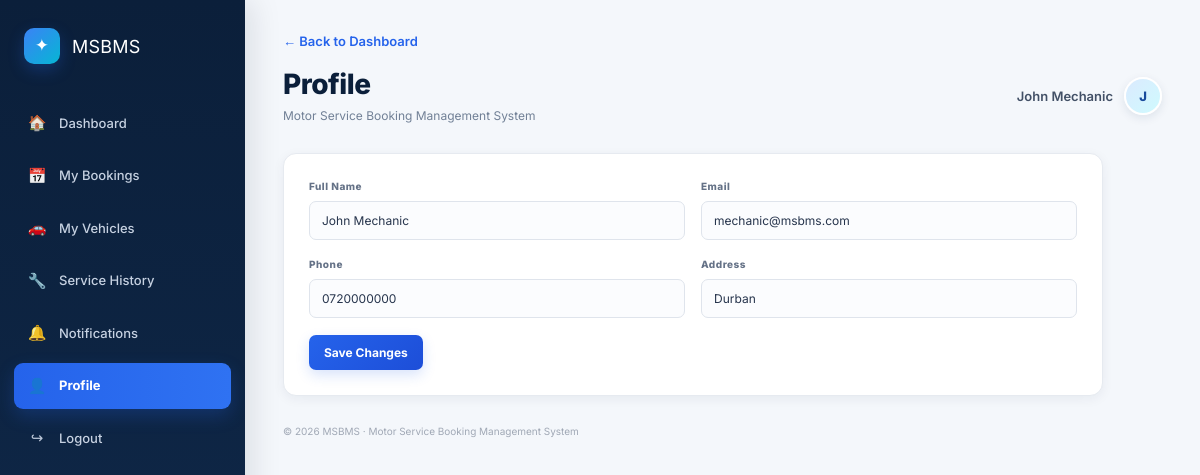
The app's page /public/profile.php (signed in), older data.
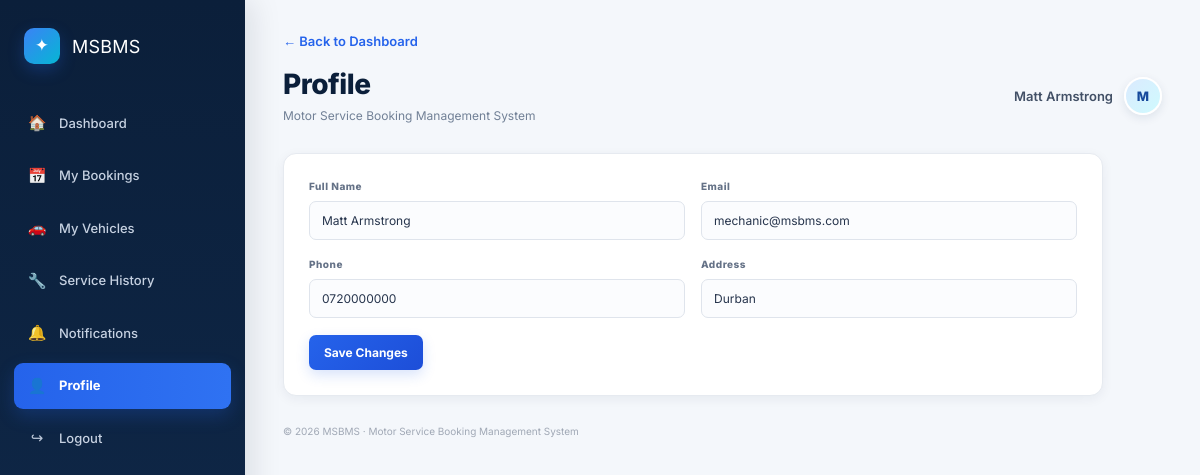
The same page, newer data.
### tables this page shows
CREATE TABLE users (
user_id INT AUTO_INCREMENT PRIMARY KEY,
full_name VARCHAR(150) NOT NULL,
email VARCHAR(150) NOT NULL UNIQUE,
password VARCHAR(255) NOT NULL,

role ENUM('customer','mechanic','admin') NOT NULL, phone VARCHAR(30), address VARCHAR(255), created_at DATETIME NOT NULL DEFAULT CURRENT_TIMESTAMP);

### public/_init.php (called while the page is built, shortened)
<?php
require_once __DIR__ . '/../app/bootstrap.php';
$userRepo         = new UserRepository($db);
$userController         = new UserController($userRepo);
function e(mixed $value): string
{
    return htmlspecialchars((string)$value, ENT_QUOTES, 'UTF-8');
}

### app/Core/Session.php (called while the page is built, shortened)
<?php
class Session
{
    public static function userId(): ?int
    {
        return isset($_SESSION['user_id']) ? (int) $_SESSION['user_id'] : null;
    }
}

### app/Controllers/UserController.php (called while the page is built, shortened)
<?php
class UserController
{
    private UserRepository $userRepo;
    public function __construct(UserRepository $userRepo)
    {
        $this->userRepo = $userRepo;
    }
    public function profile(): array
    {
        $userId = Session::userId();
        $user   = $this->userRepo->findById($userId);
        return $user;
    }
}

### app/Repositories/UserRepository.php (called while the page is built, shortened)
<?php
class UserRepository
{
    public function findById(int $userId): ?array {
        $s = $this->db->prepare('SELECT * FROM users WHERE user_id = ? LIMIT 1');
        $s->execute([$userId]);
        return $s->fetch() ?: null;
    }
}

### public/profile.php (the view, shortened to what this page needs)
<?php
require_once __DIR__ . '/_init.php';
$user = $userController->profile();
?>
<!doctype html>
<html lang="en">
<head>
    <link rel="stylesheet" href="assets/styled.css">
</head>
<body>
<div class="app">
    <aside class="sidebar">
        <div class="logo"><span class="logo-mark">✦</span> MSBMS</div>
        <nav class="nav">
            <a href="index.php"><span class="icon">🏠</span>Dashboard</a>
            <a href="bookings.php"><span class="icon">📅</span>My Bookings</a>
            <a href="vehicles.php"><span class="icon">🚗</span>My Vehicles</a>
            <a href="history.php"><span class="icon">🔧</span>Service History</a>
            <a href="notifications.php"><span class="icon">🔔</span>Notifications</a>
            <a class="active" href="profile.php"><span class="icon">👤</span>Profile</a>
            <a href="logout.php"><span class="icon">↪</span>Logout</a>
        </nav>
    </aside>
    <main class="main">
        <p style="margin-bottom:16px">
            <a href="index.php" style="color:var(--blue);font-size:13px;font-weight:600">&larr; Back to Dashboard</a>
        </p>
        <div class="topbar">
            <div class="title">
                <h1>Profile</h1>
                <p>Motor Service Booking Management System</p>
            </div>
            <div class="user">
                <span><?= e($user['full_name']) ?></span>
                <span class="avatar"><?= strtoupper(substr($user['full_name'], 0, 1)) ?></span>
            </div>
        </div>
        <div class="card form">
            <form method="post">
                <div class="form-row">
                    <div class="field">
                        <label for="full_name">Full Name</label>
                        <input id="full_name" name="full_name" value="<?= e($user['full_name']) ?>" required>
                    </div>
                    <div class="field">
                        <label for="email">Email</label>
                        <input id="email" type="email" name="email" value="<?= e($user['email']) ?>" required>
                    </div>
                </div>
                <div class="form-row">
                    <div class="field">
                        <label for="phone">Phone</label>
                        <input id="phone" name="phone" value="<?= e($user['phone']) ?>">
                    </div>
                    <div class="field">
                        <label for="address">Address</label>
                        <input id="address" name="address" value="<?= e($user['address']) ?>">
                    </div>
                </div>
                <button class="btn" type="submit">Save Changes</button>
            </form>
        </div>
        <div style="margin-top:28px;color:#a0a8b5;font-size:10px">
            &copy; <?= date('Y') ?> MSBMS &middot; Motor Service Booking Management System
        </div>
    </main>
</div>
</body>
</html>

Row changes from the older to the newer data that the page shows:
changed users "mechanic@msbms.com": full_name "John Mechanic" → "Matt Armstrong"; full_name "J" → "M"
